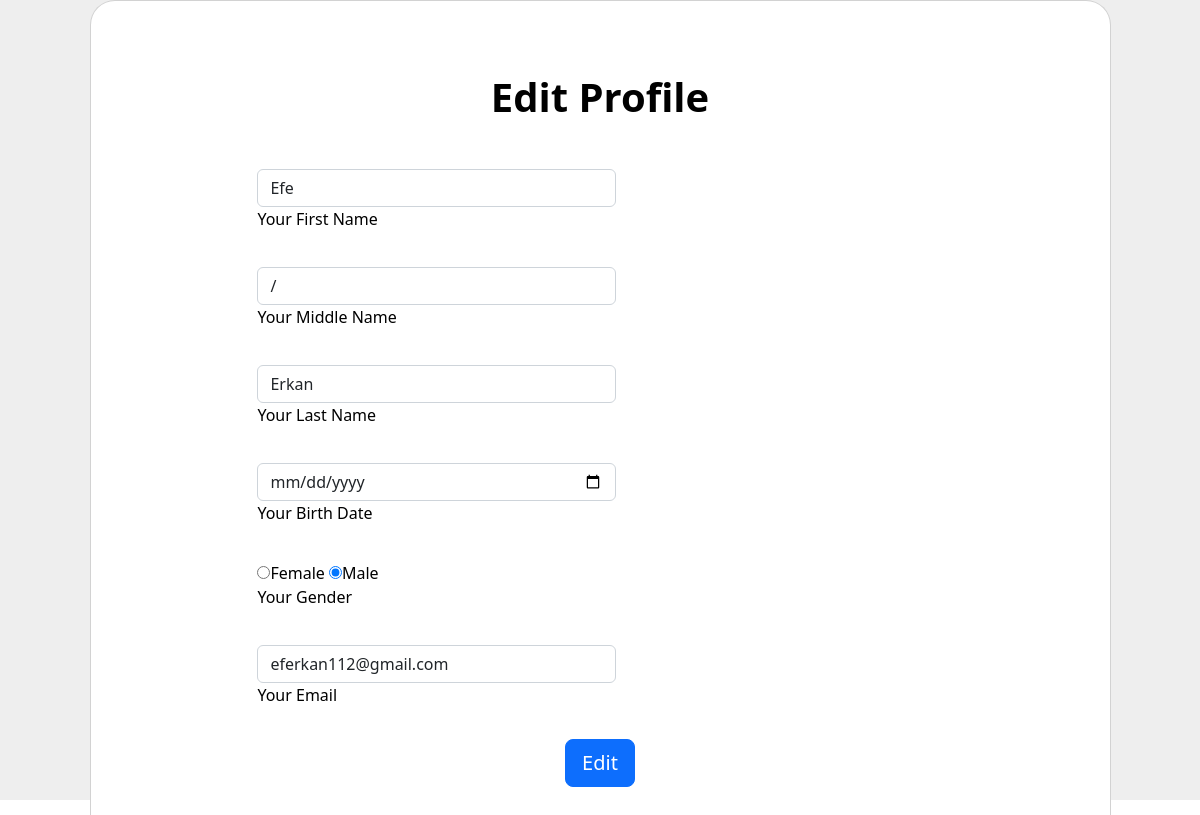
The app's page /edit_profile.php (signed in) with its own data.
### tables this page shows
CREATE TABLE `user` (
  `id` int(11) NOT NULL,
  `type` enum('A','U') NOT NULL DEFAULT 'U',
  `first_name` varchar(255) NOT NULL,
  `middle_name` varchar(255) DEFAULT NULL,
  `last_name` varchar(255) NOT NULL,
  `dateOfBirth` date NOT NULL,
  `age` int(11) NOT NULL,
  `gender` enum('M','F') NOT NULL,
  `mail` varchar(255) NOT NULL,
  `password` varchar(255) NOT NULL,
  `rating` float(2,1) NOT NULL DEFAULT 0.0
);

### edit_profile.php (the view, shortened to what this page needs)
<?php include("api/connection.php"); ?>
<!DOCTYPE html>
<html lang="en">
    <?php
        include("api/header.php");
    ?>
    <body>
        <section class="vh-100" style="background-color: #eee;">
            <div class="container h-100">
                <div class="row d-flex justify-content-center align-items-center h-100">
                    <div class="col-lg-12 col-xl-11">
                        <div class="card text-black" style="border-radius: 25px;">
                        <div class="card-body p-md-5">
                            <div class="row justify-content-center">
                            <div class="col-md-10">
                                <p class="text-center h1 fw-bold mb-5 mx-1 mx-md-4 mt-4">Edit Profile</p>
                                <form class="mx-1 mx-md-4" method="post" action="form_process/edit_profile_process.php">
                                    <?php
                                        $userID = $_SESSION["id"];
                                        $query = "SELECT * FROM user WHERE id = $userID";
                                        $result = mysqli_query($connection, $query);
                                        $first_name = ""; $middle_name = ""; $last_name = "";
                                        $birth_date = ""; $gender = ""; $mail = "";
                                        while ($row = mysqli_fetch_assoc($result))
                                        {
                                            $first_name = $row["first_name"];
                                            $middle_name = $row["middle_name"];
                                            $last_name = $row["last_name"];
                                            $gender = $row["gender"];
                                            $mail = $row["mail"];
                                        }
                                    ?>
                                    <div class="d-flex flex-row align-items-center mb-4">
                                        <div class="form-outline mb-1 w-50">
                                            <input type="text" name="first_name" class="form-control" value=<?php echo $first_name ?> required/>
                                            <label class="form-label">Your First Name</label>
                                        </div>
                                    </div>
                                    <div class="d-flex flex-row align-items-center mb-4">
                                        <div class="form-outline mb-1 w-50">
                                            <input type="text" name="middle_name" class="form-control" value=<?php echo $middle_name ?>/>
                                            <label class="form-label">Your Middle Name</label>
                                        </div>
                                    </div>
                                    <div class="d-flex flex-row align-items-center mb-4">
                                        <div class="form-outline mb-1 w-50">
                                            <input type="text" name="last_name" class="form-control" value=<?php echo $last_name ?> required/>
                                            <label class="form-label">Your Last Name</label>
                                        </div>
                                    </div>
                                    <div class="d-flex flex-row align-items-center mb-4">
                                        <div class="form-outline mb-1 w-50">
                                            <input type="date" name="date" class="form-control" required/>
                                            <label class="form-label">Your Birth Date</label>
                                        </div>
                                    </div>
                                    <div class="d-flex flex-row align-items-center mb-4">
                                        <div class="form-outline mb-1 w-50">
                                            <input type="radio" name="gender" value="F" required <?php if ($gender == "F") { echo "checked"; }?>>Female
                                            <input type="radio" name="gender" value="M" required <?php if ($gender == "M") { echo "checked"; }?>>Male <br>
                                            <label class="form-label">Your Gender</label>
                                        </div>
                                    </div>
                                    <div class="d-flex flex-row align-items-center mb-4">
                                        <div class="form-outline mb-0 w-50">
                                        <input type="email" name="mail" class="form-control" value=<?php echo $mail ?> required/>
                                        <label class="form-label">Your Email</label>
                                        </div>
                                    </div>
                                    <div class="d-flex justify-content-center mx-4 mb-3 mb-lg-4">
                                        <input type="submit" name="edit-profile-submit" value="Edit" class="btn btn-primary btn-lg">
                                    </div>
                                </form>
                            </div>
                        </div>
                        </div>
                    </div>
                </div>
                </div>
            </div>
        </section>
    </body>
</html>

### records on screen
user: first_name "Efe", last_name "Erkan", gender "☑", mail "eferkan112@gmail.com"
